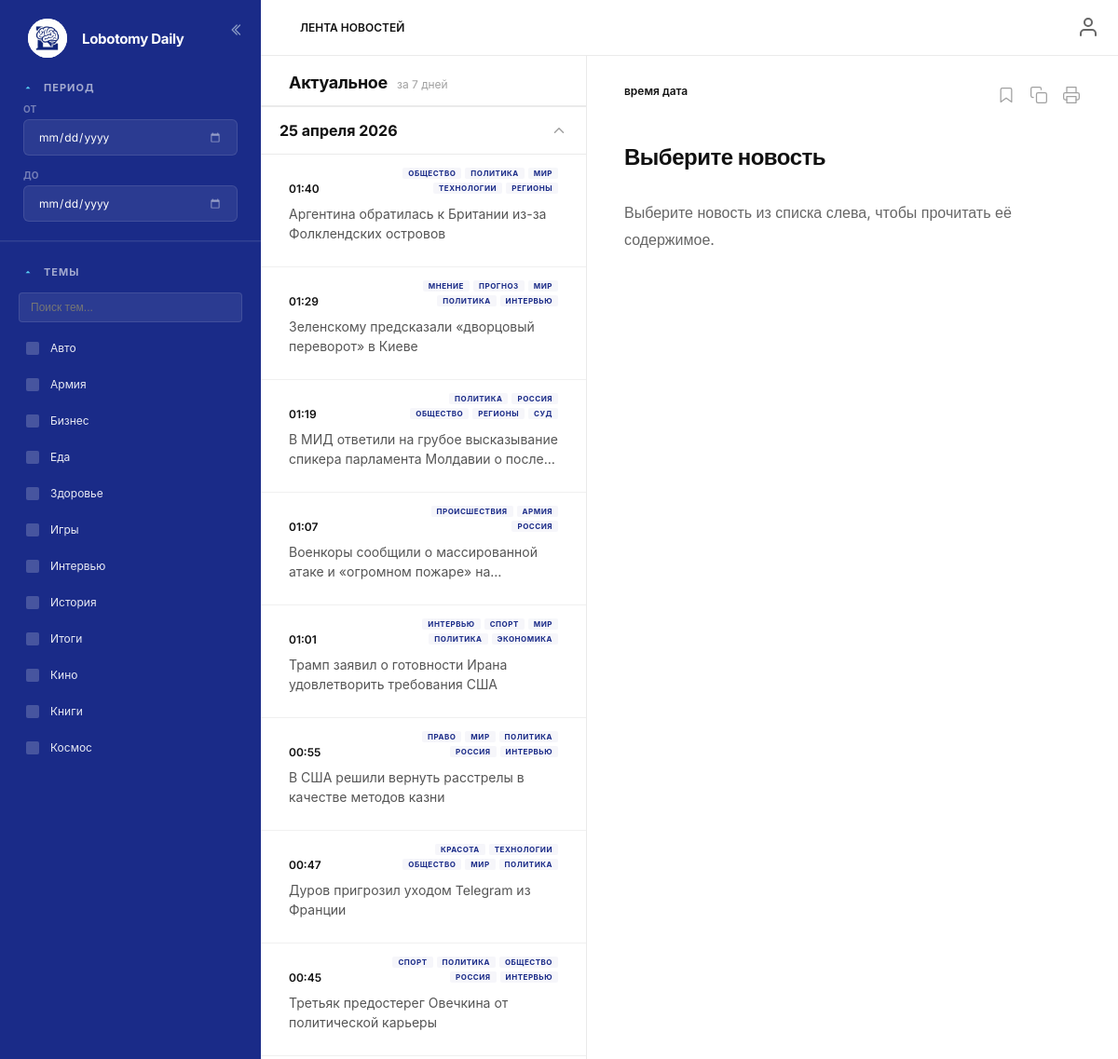
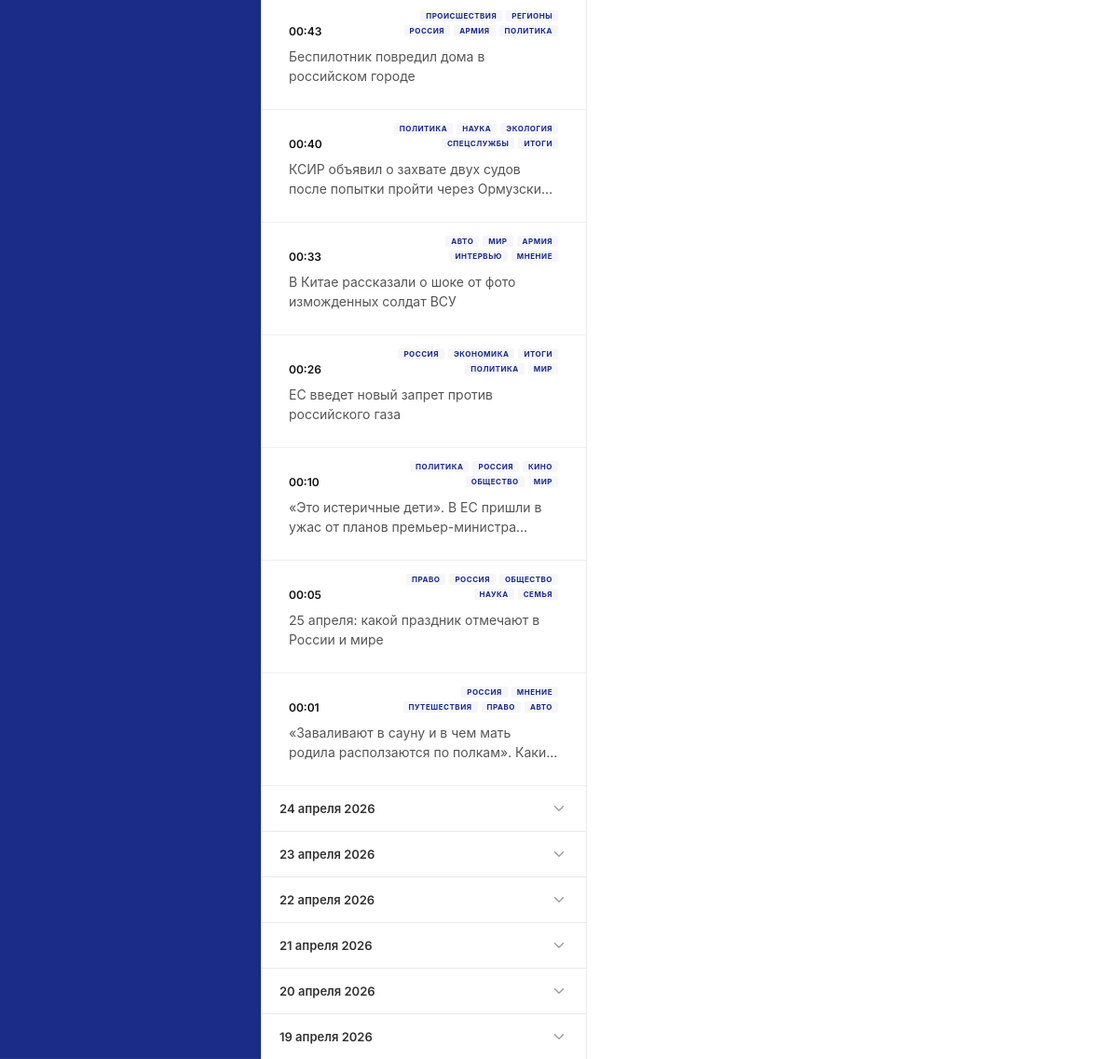
The app's page / (signed in) with its own data (2 pictures, top to bottom).
### core/models.py (models this page shows)
class News(models.Model):
    id = models.BigAutoField(primary_key=True)
    source = models.CharField(max_length=50)
    title = models.CharField(max_length=255)
    body = models.TextField(null=True, blank=True)
    url = models.URLField(unique=True)
    parsed_at = models.DateTimeField(auto_now_add=True)
    @property
    def tags(self):
        from .utils import classify_news
        return classify_news(self.title, self.body, url=self.url, news_id=self.id)
    class Meta:
        managed = False
        db_table = 'news'

### core/views.py (the view, shortened to what this page needs)
# urls.py: path('', core.views.index, name='index'),
def index(request):
    now = timezone.localtime()
    start_of_today = now.replace(hour=0, minute=0, second=0, microsecond=0)
    days_data = []
    for i in range(7):
        target_start = start_of_today - datetime.timedelta(days=i)
        target_end = target_start + datetime.timedelta(days=1)
        daily_news = News.objects.filter(
            parsed_at__gte=target_start,
            parsed_at__lt=target_end
        ).order_by('-parsed_at')
        days_data.append({
            'date': target_start,
            'news_list': daily_news,
            'is_today': i == 0
        })
    top_tags = get_top_tags()
    return render(request, 'core/index.html', {
        'days_data': days_data,
        'top_tags': top_tags
    })

### core/views.py (called while the page is built)
def get_top_tags(limit=None):
    from collections import Counter
    all_news = News.objects.all()
    counter = Counter()
    for n in all_news:
        if n.tags:
            counter.update(n.tags)
    if limit:
        top = counter.most_common(limit)
        return [tag for tag, count in top]
    return sorted(counter.keys())

### core/templates/core/index.html (shortened to what this page needs)
{% load static %}
<!DOCTYPE html>
<html lang="ru">
<head>
    <link rel="stylesheet" href="{% static 'core/style.css' %}?v=11">
</head>
<body>
    <div class="app-layout">
        <aside class="sidebar" id="sidebar">
            <div class="sidebar-header">
                <a href="/" class="logo-section">
                    <div class="logo-circle" style="width: 42px !important; height: 42px !important; min-width: 42px !important; min-height: 42px !important; background-color: #fff !important; border-radius: 50% !important; overflow: hidden !important; display: flex !important; align-items: center !important; justify-content: center !important;">
                        <img src="{% static 'core/logo.png' %}" alt="Logo" style="width: 100% !important; height: 100% !important; object-fit: contain !important; display: block !important;">
                    </div>
                    <div class="logo-text">Lobotomy Daily</div>
                </a>
                <div class="collapse-btn" onclick="toggleSidebar(event)">
                    <svg width="20" height="20" viewBox="0 0 24 24" fill="none" stroke="currentColor" stroke-width="1.5"
                        stroke-linecap="round" stroke-linejoin="round">
                        <polyline points="15 18 9 12 15 6"></polyline>
                        <polyline points="11 18 5 12 11 6"></polyline>
                    </svg>
                </div>
            </div>
            <div class="sidebar-group" style="margin-top: 10px;">
                <div class="group-header open" onclick="toggleSidebarGroup(this)">
                    <svg width="10" height="10" viewBox="0 0 24 24" fill="currentColor">
                        <polygon points="6 9 12 15 18 9"></polygon>
                    </svg>
                    <span>ПЕРИОД</span>
                </div>
                <div class="period-controls open" style="padding: 0 25px 15px;">
                    <div style="margin-bottom: 5px; font-size: 10px; color: rgba(255,255,255,0.4); font-weight: 700; text-transform: uppercase;">ОТ</div>
                    <input type="date" class="period-input" id="date-from">
                    <div style="margin-bottom: 5px; margin-top: 10px; font-size: 10px; color: rgba(255,255,255,0.4); font-weight: 700; text-transform: uppercase;">ДО</div>
                    <input type="date" class="period-input" id="date-to">
                </div>
            </div>
            <div class="sidebar-group" style="flex-grow: 1; display: flex; flex-direction: column; overflow: hidden;">
                <div class="group-header open" onclick="toggleSidebarGroup(this)">
                    <svg width="10" height="10" viewBox="0 0 24 24" fill="currentColor">
                        <polygon points="6 9 12 15 18 9"></polygon>
                    </svg>
                    <span>ТЕМЫ</span>
                </div>
                <div class="genres-list open" id="sidebar-topics" style="overflow-y: auto; flex-grow: 1; padding-bottom: 20px; display: flex; flex-direction: column;">
                    <div class="tag-search-container">
                        <input type="text" class="tag-search-input" placeholder="Поиск тем..." oninput="filterSidebarTags(this)">
                    </div>
                    <div id="tags-wrapper">
                        {% for tag in top_tags %}
                        <div class="sidebar-item topic-item" onclick="selectCatSidebar(this)" data-keywords="{{ tag|lower }}">
                            <div class="checkbox-box" style="display: flex; align-items: center; justify-content: center;">
                            </div>
                            <span class="item-text">{{ tag }}</span>
                        </div>
                        {% endfor %}
                    </div>
                </div>
            </div>
        </aside>
        <main class="main-area">
            <header class="topbar">
                <div class="search-area" style="flex-grow:1;">
                    <div class="search-tag" style="background: transparent; color: #111; cursor: default; width: auto; gap: 4px; pointer-events: none;">
                        ЛЕНТА НОВОСТЕЙ
                    </div>
                </div>
                <div class="topbar-actions">
                    {% if request.user.is_authenticated %}
                    <div class="user-profile-section">
                        <a href="{% url 'profile' %}" class="user-avatar" style="border: none; background: none;">
                            <svg width="24" height="24" viewBox="0 0 24 24" fill="none" stroke="#666" stroke-width="2" stroke-linecap="round" stroke-linejoin="round">
                                <path d="M20 21v-2a4 4 0 0 0-4-4H8a4 4 0 0 0-4 4v2"></path>
                                <circle cx="12" cy="7" r="4"></circle>
                            </svg>
                        </a>
                    </div>
                    {% else %}
                    <a href="{% url 'register' %}" class="login-btn">Войти</a>
                    {% endif %}
                </div>
            </header>
            <div class="content-columns">
                <section class="list-column">
                    <div class="list-section-header" id="widgets-header">
                        <span class="list-section-title">Актуальное</span>
                        <span class="list-section-sub">за 7 дней</span>
                    </div>
                    {% for day in days_data %}
                    <div class="day-widget {% if forloop.first %}open{% endif %}"
                        data-date="{{ day.date|date:'Y-m-d' }}">
                        <div class="date-header" onclick="toggleWidget(this)">
                            <span>{{ day.date|date:"j E Y"|lower }}</span>
                            <svg class="chevron-icon" width="18" height="18" viewBox="0 0 24 24" fill="none"
                                stroke="#a0a0a0" stroke-width="2" stroke-linecap="round" stroke-linejoin="round">
                                <polyline points="6 9 12 15 18 9"></polyline>
                            </svg>
                        </div>
                        <div class="list-items">
                            {% for article in day.news_list %}
                            <div class="list-item" onclick="showArticle(this)"
                                data-title="{{ article.title }}"
                                data-time="{{ article.parsed_at|time:'H:i' }} {{ article.parsed_at|date:'j E Y'|lower }}"
                                data-body="{{ article.body }}" data-url="{{ article.url }}"
                                data-tags="{{ article.tags|join:',' }}">
                                <div class="list-item-tags">
                                    {% for tag in article.tags %}
                                    <span class="tag-pill">{{ tag }}</span>
                                    {% endfor %}
                                </div>
                                <span class="time-label">{{ article.parsed_at|time:"H:i" }}</span>
                                <div class="news-item-snippet">{{ article.title }}</div>
                            </div>
                            {% empty %}
                            <div class="list-item">
                                <span class="time-label" style="color: #a0a0a0;">Нет новостей за этот день</span>
                            </div>
                            {% endfor %}
                        </div>
                    </div>
                    {% endfor %}
                </section>
                <section class="reading-column">
                    <div class="reading-header">
                        <div style="display: flex; flex-direction: column; gap: 4px;">
                            <span class="article-meta" id="reading-meta">время дата</span>
                        </div>
                        <div class="article-actions">
                            <svg width="20" height="20" viewBox="0 0 24 24" fill="none" stroke="#a0a0a0"
                                stroke-width="1.5" stroke-linecap="round" stroke-linejoin="round">
                                <path d="M19 21l-7-5-7 5V5a2 2 0 0 1 2-2h10a2 2 0 0 1 2 2z"></path>
                            </svg>
                            <svg width="20" height="20" viewBox="0 0 24 24" fill="none" stroke="#a0a0a0"
                                stroke-width="1.5" stroke-linecap="round" stroke-linejoin="round">
                                <rect x="9" y="9" width="13" height="13" rx="2" ry="2"></rect>
                                <path d="M5 15H4a2 2 0 0 1-2-2V4a2 2 0 0 1 2-2h9a2 2 0 0 1 2 2v1"></path>
                            </svg>
                        </div>
                    </div>
                    <h1 class="article-title" id="reading-title">Выберите новость</h1>
                    <div class="article-body" id="reading-body">
                        <p style="color: #666;">Выберите новость из списка слева, чтобы прочитать её содержимое.</p>
                    </div>
                </section>
            </div>
        </main>
    </div>
</body>
</html>

### core/templates/core/index.html (style rules this page uses)
.date-header span { transition: font-size 0.35s ease, color 0.35s ease; }
.day-widget.open .date-header span { font-weight: bold; font-size: 16px; color: #111; }
.list-section-header { padding: 18px 30px 14px; display: flex; align-items: baseline; gap: 10px; border-bottom: 2px solid #eaeaea; position: sticky; top: 0; background: #fff; z-index: 3; }
.list-section-title { font-size: 18px; font-weight: 700; color: #111; letter-spacing: -0.3px; }
.list-section-sub { font-size: 12px; color: #a0a0a0; font-weight: 400; }
.tag-pill { font-size: 10px; font-weight: 700; padding: 3px 10px; border-radius: 4px; background-color: #f1f4ff; color: #1a2b88; text-transform: uppercase; letter-spacing: 0.5px; transition: all 0.2s ease; border: 1px solid rgba(26, 43, 136, 0.1); user-select: none; }
.list-item { position: relative; }
.list-item-tags { position: absolute; top: 14px; right: 30px; display: flex; gap: 4px; max-width: 180px; flex-wrap: wrap; justify-content: flex-end; }
.list-item-tags .tag-pill { font-size: 8px; padding: 1px 6px; background-color: rgba(26, 43, 136, 0.04); color: #1a2b88; border-radius: 2px; border: none; }
.sidebar-group { border-bottom: 1px solid rgba(255, 255, 255, 0.05); }
.group-header { display: flex; align-items: center; padding: 10px 25px; font-size: 11px; font-weight: 700; letter-spacing: 1px; text-transform: uppercase; color: rgba(255, 255, 255, 0.6); cursor: pointer; transition: color 0.3s ease; }
.group-header svg { transition: transform 0.3s ease; margin-right: 12px; color: #56ccf2; }
.group-header.open svg { transform: rotate(180deg); }
.genres-list, .period-controls { max-height: 0; overflow: hidden; transition: max-height 0.4s cubic-bezier(0.4, 0, 0.2, 1), opacity 0.3s ease; opacity: 0; }
.genres-list.open, .period-controls.open { max-height: 500px; opacity: 1; }
.tag-search-container { padding: 0 20px 10px; }
.tag-search-input { width: 100%; background: rgba(255, 255, 255, 0.08); border: 1px solid rgba(255, 255, 255, 0.1); border-radius: 4px; padding: 8px 12px; color: #fff; font-size: 12px; outline: none; transition: all 0.2s; }
.period-input { width: 100%; background-color: rgba(255, 255, 255, 0.08); border: 1px solid rgba(255, 255, 255, 0.1); border-radius: 6px; padding: 10px 15px; margin-bottom: 5px; color: #fff; font-size: 12px; outline: none; font-family: inherit; transition: all 0.2s; }
.sidebar-item { padding: 10px 25px; transition: all 0.2s ease; border-left: 3px solid transparent; }

### records on screen
News: tags "ОБЩЕСТВО" "ПОЛИТИКА" "МИР" "ТЕХНОЛОГИИ" "РЕГИОНЫ", parsed_at "01:40", title "Аргентина обратилась к Британии из-за Фолклендских островов"
News: tags "МНЕНИЕ" "ПРОГНОЗ" "МИР" "ПОЛИТИКА" "ИНТЕРВЬЮ", parsed_at "01:29", title "Зеленскому предсказали «дворцовый переворот» в Киеве"
News: tags "ПОЛИТИКА" "РОССИЯ" "ОБЩЕСТВО" "РЕГИОНЫ" "СУД", parsed_at "01:19", title "В МИД ответили на грубое высказывание спикера парламента Молдавии о…"
News: tags "ПРОИСШЕСТВИЯ" "АРМИЯ" "РОССИЯ", parsed_at "01:07", title "Военкоры сообщили о массированной атаке и «огромном пожаре»…"
News: tags "ИНТЕРВЬЮ" "СПОРТ" "МИР" "ПОЛИТИКА" "ЭКОНОМИКА", parsed_at "01:01", title "Трамп заявил о готовности Ирана удовлетворить требования США"
News: tags "ПРАВО" "МИР" "ПОЛИТИКА" "РОССИЯ" "ИНТЕРВЬЮ", parsed_at "00:55", title "В США решили вернуть расстрелы в качестве методов казни"
News: tags "КРАСОТА" "ТЕХНОЛОГИИ" "ОБЩЕСТВО" "МИР" "ПОЛИТИКА", parsed_at "00:47", title "Дуров пригрозил уходом Telegram из Франции"
News: tags "СПОРТ" "ПОЛИТИКА" "ОБЩЕСТВО" "РОССИЯ" "ИНТЕРВЬЮ", parsed_at "00:45", title "Третьяк предостерег Овечкина от политической карьеры"
News: tags "ПРОИСШЕСТВИЯ" "РЕГИОНЫ" "РОССИЯ" "АРМИЯ" "ПОЛИТИКА", parsed_at "00:43", title "Беспилотник повредил дома в российском городе"
News: tags "ПОЛИТИКА" "НАУКА" "ЭКОЛОГИЯ" "СПЕЦСЛУЖБЫ" "ИТОГИ", parsed_at "00:40", title "КСИР объявил о захвате двух судов после попытки пройти через…"
News: tags "АВТО" "МИР" "АРМИЯ" "ИНТЕРВЬЮ" "МНЕНИЕ", parsed_at "00:33", title "В Китае рассказали о шоке от фото изможденных солдат ВСУ"
News: tags "РОССИЯ" "ЭКОНОМИКА" "ИТОГИ" "ПОЛИТИКА" "МИР", parsed_at "00:26", title "ЕС введет новый запрет против российского газа"
News: tags "ПОЛИТИКА" "РОССИЯ" "КИНО" "ОБЩЕСТВО" "МИР", parsed_at "00:10", title "«Это истеричные дети». В ЕС пришли в ужас от планов…"
News: tags "ПРАВО" "РОССИЯ" "ОБЩЕСТВО" "НАУКА" "СЕМЬЯ", parsed_at "00:05", title "25 апреля: какой праздник отмечают в России и мире"
News: tags "РОССИЯ" "МНЕНИЕ" "ПУТЕШЕСТВИЯ" "ПРАВО" "АВТО", parsed_at "00:01", title "«Заваливают в сауну и в чем мать родила расползаются по полкам».…"

### other values on screen
{{ tag }} "Авто" "Армия" "Бизнес" "Еда" "Здоровье" "Игры" "Интервью" "История" "Итоги" "Кино" "Книги" "Космос"
{{ day.date|date:"j E Y"|lower }} "25 апреля 2026" "24 апреля 2026" "23 апреля 2026" "22 апреля 2026" "21 апреля 2026" "20 апреля 2026" "19 апреля 2026"
